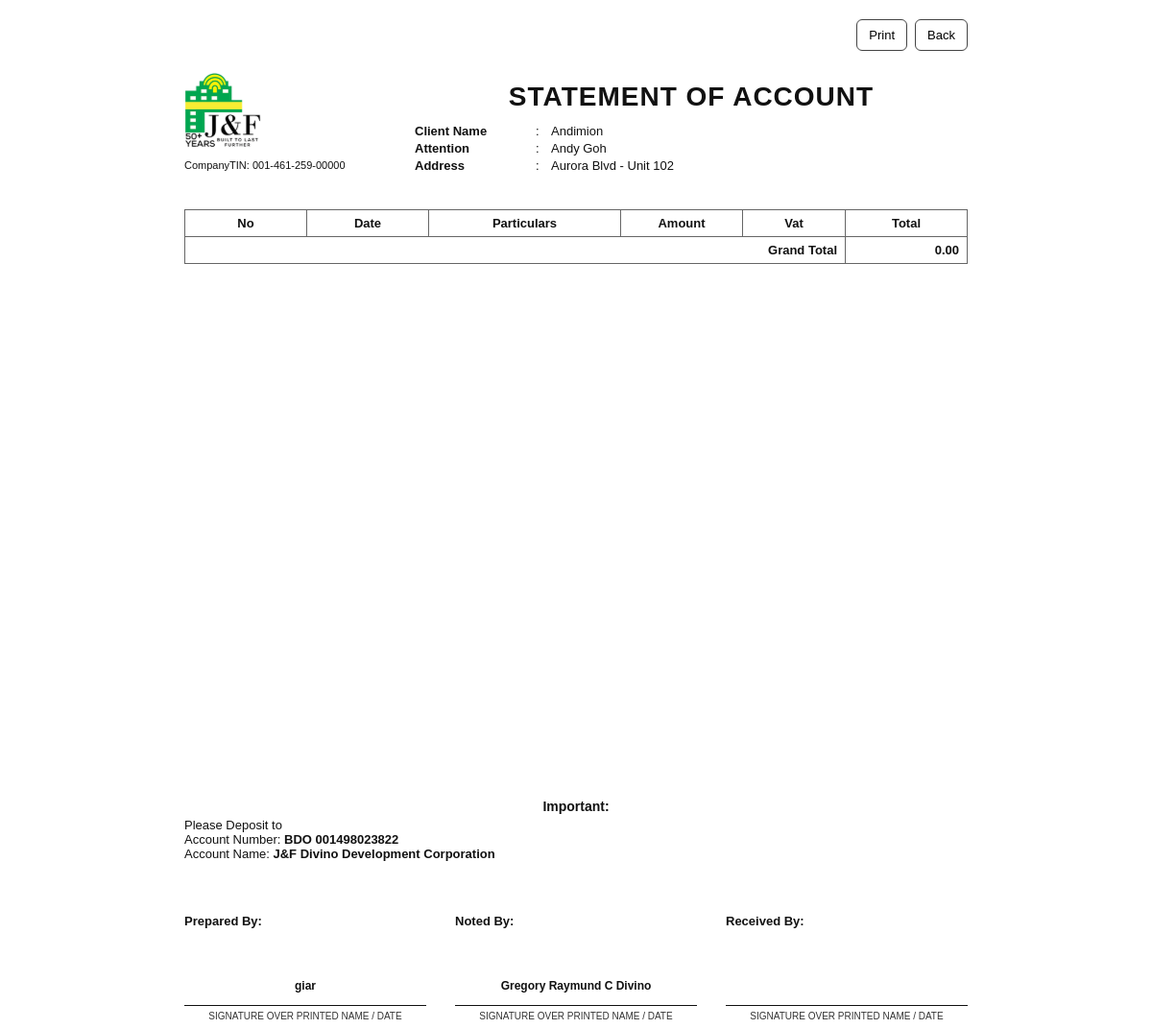
Screenshot of /soa/2/ (signed in) with the database file from the repository.
### billingApp/models.py (models this page shows, shortened)
class Tenant(models.Model):
    companyName = models.CharField(max_length=100, null=True, blank=True)
    contactPerson = models.CharField(max_length=100)
    phoneNumber = models.CharField(max_length=12)
    email = models.CharField(max_length=50)
    carryover_balance = models.DecimalField(max_digits=12, decimal_places=2, default=Decimal('0.00'))
    modified_by = models.ForeignKey("Account", on_delete=models.SET_NULL, null=True, blank=True, related_name="+")
    modified_at = models.DateTimeField(auto_now=True, null=True, blank=True)
    objects = models.Manager

class Building(models.Model):
    buildingName = models.CharField(max_length=26, unique=True)
    signageCapacity = models.IntegerField(default=0)
    parkingCapacity = models.IntegerField(default=0)
    buildingAddress = models.CharField(max_length=50)
    modified_by = models.ForeignKey("Account", on_delete=models.SET_NULL, null=True, blank=True, related_name="+")
    modified_at = models.DateTimeField(auto_now=True, null=True, blank=True)
    objects = models.Manager

class Account(models.Model):
    firstName = models.CharField(max_length=30)
    lastName = models.CharField(max_length=30)
    username = models.CharField(max_length=20)
    password = models.CharField(max_length=20)
    objects = models.Manager()

### billingApp/views.py (the view, shortened to what this page needs)
# urls.py: path('soa/<int:pk>/', views.soa, name='soa'),
@login_required
def soa(request, pk):
    tenant = get_object_or_404(Tenant, pk=pk)
    active_leases = list(
        Lease.objects
        .filter(tenantName=tenant, pastLease=False)
        .select_related("buildingName", "unitID")
        .order_by("-contractStart", "-id")
    )
    lease = active_leases[0] if active_leases else None
    if not lease:
        messages.error(request, "This tenant does not have an active lease. Unable to generate SOA.")
        return redirect("view_bills", pk=tenant.pk)
    bills_qs = BillingRecord.objects.filter(
        tenant=tenant,
        status=BillingRecord.STATUS_UNPAID,
    ).order_by("dateIssued", "id")
    ids = request.GET.get("ids")
    if ids:
        id_list = [int(x.strip()) for x in ids.split(",") if x.strip().isdigit()]
        bills_qs = bills_qs.filter(id__in=id_list)
    lines = []
    grand_total = Decimal("0.00")
    carryover_balance = money(tenant.carryover_balance)
    company_display = (tenant.companyName or "").strip() or tenant.contactPerson
    current_admin = get_logged_in_account(request)
    prepared_by_name = ""
    if current_admin and current_admin.firstName and current_admin.lastName:
        prepared_by_name = f"{current_admin.firstName} {current_admin.lastName}".strip()
    elif current_admin:
        prepared_by_name = current_admin.username or ""
    context = {
        "tenant": tenant,
        "company_display": company_display,
        "building_address": lease.buildingName.buildingAddress,
        "unit_id": lease.unitID.unitID,
        "lines": lines,
        "grand_total": grand_total.quantize(Decimal("0.01")),
        "grand_total_display": f"{grand_total:,.2f}",
        "deposit_account_number": "BDO 001498023822",
        "deposit_account_name": "J&F Divino Development Corporation",
        "company_tin": "001-461-259-00000",
        "prepared_by_name": prepared_by_name,
    }
    return render(request, "billingApp/soa.html", context)

### billingApp/views.py (called while the page is built, shortened)
def money(value):
    return (value or Decimal("0.00")).quantize(Decimal("0.01"), rounding=ROUND_HALF_UP)

def get_logged_in_account(request):
    if not request.user.is_authenticated:
        return None
    username = (request.user.username or "").strip()
    if not username:
        return None
    account = Account.objects.filter(username=username).first()
    if account:
        return account

### billingApp/templates/billingApp/soa.html (shortened to what this page needs)
{% load static %}
<!doctype html>
<html lang="en">
  <head>
  </head>
  <body>
    <div class="page">
      <div class="actions">
        <button class="btn" onclick="window.print()">Print</button>
        <button class="btn" onclick="window.history.back()">Back</button>
      </div>
      <div class="top">
        <div>
          <div style="width: 170px">
          </div>
          <div style="font-size: 11px; margin-top: 8px">CompanyTIN: {{ company_tin }}</div>
        </div>
        <div>
          <div class="title">STATEMENT OF ACCOUNT</div>
          <div class="client-block">
            <div class="client-row">
              <div class="label">Client Name</div>
              <div>:</div>
              <div>{{ company_display }}</div>
            </div>
            <div class="client-row">
              <div class="label">Attention</div>
              <div>:</div>
              <div>{{ tenant.contactPerson }}</div>
            </div>
            <div class="client-row">
              <div class="label">Address</div>
              <div>:</div>
              <div>{{ building_address }}{% if unit_id %} - Unit {{ unit_id }}{% endif %}</div>
            </div>
          </div>
        </div>
      </div>
      <div class="table-wrap">
        <table>
          <thead>
            <tr>
              <th style="width: 110px">No</th>
              <th style="width: 110px">Date</th>
              <th>Particulars</th>
              <th style="width: 110px">Amount</th>
              <th style="width: 90px">Vat</th>
              <th style="width: 110px">Total</th>
            </tr>
          </thead>
          <tbody>
            <tr class="grand-row">
              <td colspan="5" class="grand-label">Grand Total</td>
              <td class="right">{{ grand_total_display }}</td>
            </tr>
          </tbody>
        </table>
      </div>
      <div class="bottom">
        <div>
          <div class="important">Important:</div>
          <div class="deposit">
            <div>Please Deposit to</div>
            <div>
              Account Number:
              <strong>{{ deposit_account_number }}</strong>
            </div>
            <div>
              Account Name:
              <strong>{{ deposit_account_name }}</strong>
            </div>
          </div>
        </div>
        <div class="signatures">
          <div>
            <div class="sig-title">Prepared By:</div>
            <div class="sig-name">{{ prepared_by_name }}</div>
            <div class="sig-line"></div>
            <div class="sig-sub">SIGNATURE OVER PRINTED NAME / DATE</div>
          </div>
          <div>
            <div class="sig-title">Noted By:</div>
            <div class="sig-name">Gregory Raymund C Divino</div>
            <div class="sig-line"></div>
            <div class="sig-sub">SIGNATURE OVER PRINTED NAME / DATE</div>
          </div>
          <div>
            <div class="sig-title">Received By:</div>
            <div class="sig-name">&nbsp;</div>
            <div class="sig-line"></div>
            <div class="sig-sub">SIGNATURE OVER PRINTED NAME / DATE</div>
          </div>
        </div>
      </div>
    </div>
  </body>
</html>

### billingApp/templates/billingApp/soa.html (style rules this page uses)
body { font-family: Arial, Helvetica, sans-serif; color: #111; }
.page { width: 8.5in; min-height: 11in; margin: 0 auto; display: flex; flex-direction: column; }
.top { display: grid; grid-template-columns: 220px 1fr; align-items: start; column-gap: 20px; margin-top: 10px; }
.title { text-align: center; font-weight: 800; font-size: 28px; letter-spacing: 1px; margin-top: 10px; }
.client-block { margin-top: 12px; font-size: 13px; }
.client-row { display: grid; grid-template-columns: 120px 10px 1fr; gap: 6px; margin: 3px 0; }
.client-row .label { font-weight: 700; }
.table-wrap { margin-top: 35px; }
table { width: 100%; border-collapse: collapse; font-size: 13px; }
th, td { border: 1px solid #666; padding: 6px 8px; }
th { font-weight: 800; text-align: center; }
td { vertical-align: top; }
.right { text-align: right; }
.grand-row td { font-weight: 800; }
.grand-label { text-align: right; }
.bottom { margin-top: auto; display: grid; grid-template-columns: 1fr; row-gap: 35px; }
.important { text-align: center; font-weight: 700; font-size: 14px; margin-bottom: 4px; }
.deposit { font-size: 13px; width: 55%; }
.deposit strong { font-weight: 800; }
.signatures { display: grid; grid-template-columns: 1fr 1fr 1fr; gap: 30px; margin-top: 20px; font-size: 13px; }
.sig-title { font-weight: 700; margin-bottom: 40px; }
.sig-name { font-size: 12px; text-align: center; min-height: 40px; display: flex; align-items: center; justify-content: center; font-weight: 600; }
.sig-line { border-top: 1px solid #111; height: 1px; margin-bottom: 4px; }
.sig-sub { font-size: 10px; color: #333; text-align: center; margin-top: 2px; }
.actions { margin: 12px 0; display: flex; gap: 8px; justify-content: flex-end; }
.btn { border: 1px solid #444; background: #fff; padding: 8px 12px; border-radius: 6px; cursor: pointer; font-size: 13px; }

### rows the page displays
Tenant: companyName "Andimion", contactPerson "Andy Goh"
Building: buildingAddress "Aurora Blvd"
Account: username "giar"

### other values shown
{{ company_tin }} "001-461-259-00000"
{{ unit_id }} "102"
{{ grand_total_display }} "0.00"
{{ deposit_account_number }} "BDO 001498023822"
{{ deposit_account_name }} "J&F Divino Development Corporation"
